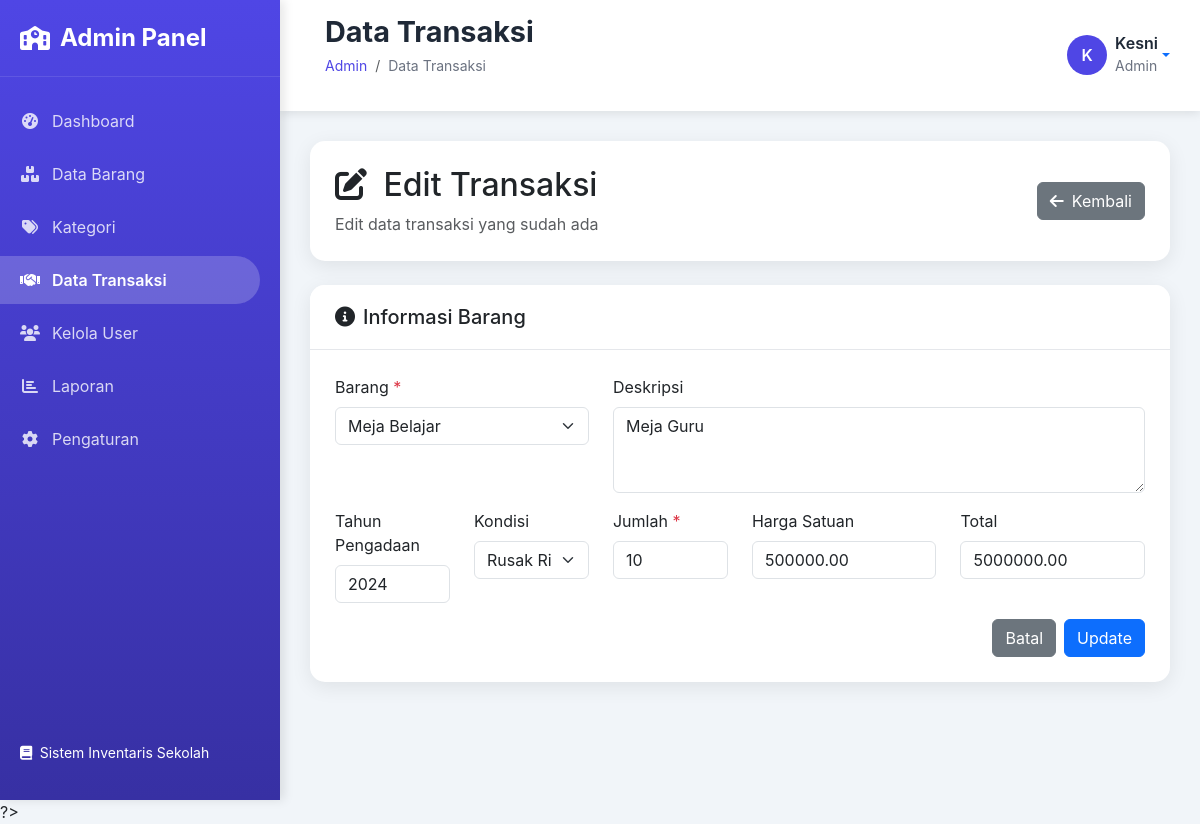
/admin/transaksi/index.php?action=edit&id=3 (signed in), run on the app's committed database.
### tables this page shows
CREATE TABLE `transaksi` (
  `id` int(11) NOT NULL,
  `barang_id` int(11) DEFAULT NULL,
  `deskripsi` longtext DEFAULT NULL,
  `kondisi` enum('baik','rusak_ringan','rusak_berat') DEFAULT 'baik',
  `jumlah` int(11) DEFAULT NULL,
  `harga_satuan` decimal(15,2) NOT NULL DEFAULT 0.00,
  `total` decimal(15,2) DEFAULT 0.00,
  `tahun_pengadaan` year(4) DEFAULT NULL,
  `created_at` timestamp NULL DEFAULT current_timestamp(),
  `updated_at` timestamp NULL DEFAULT current_timestamp() ON UPDATE current_timestamp()
);

CREATE TABLE `barang` (
  `id` int(11) NOT NULL,
  `nama_barang` varchar(200) NOT NULL,
  `deskripsi` text DEFAULT NULL,
  `kategori_id` int(11) NOT NULL,
  `foto` varchar(255) DEFAULT NULL,
  `created_at` timestamp NULL DEFAULT current_timestamp(),
  `updated_at` timestamp NULL DEFAULT current_timestamp() ON UPDATE current_timestamp()
);

### admin/transaksi/form.php (the view, shortened to what this page needs)
<?php
$page_title = isset($_GET['action']) && $_GET['action'] == 'edit' ? 'Edit Transaksi' : 'Tambah Transaksi';
require_once '../includes/header.php';
$action = $_GET['action'] ?? 'add';
$transaksi_id = $_GET['id'] ?? null;
try {
    $pdo = new PDO("mysql:host=localhost;dbname=inventaris_sekolah", "root", "");
    $pdo->setAttribute(PDO::ATTR_ERRMODE, PDO::ERRMODE_EXCEPTION);
    $barang_list = $pdo->query("SELECT id, nama_barang FROM barang ORDER BY nama_barang")->fetchAll(PDO::FETCH_ASSOC);
    $transaksi = null;
    if ($action == 'edit' && $transaksi_id) {
        $stmt = $pdo->prepare("SELECT * FROM transaksi WHERE id = ?");
        $stmt->execute([$transaksi_id]);
        $transaksi = $stmt->fetch(PDO::FETCH_ASSOC);
    }
} catch (Exception $e) {
    error_log("[admin/transaksi/form.php] DB error: " . $e->getMessage());
    $barang_list = [];
    $transaksi = null;
    $error = 'Gagal koneksi database';
}
$old = function ($key, $default = '') use ($transaksi) {
    if ($_SERVER['REQUEST_METHOD'] === 'POST') {
        return $_POST[$key] ?? $default;
    }
    if ($transaksi) {
        return $transaksi[$key] ?? $default;
    }
    return $default;
};
?>
<div class="row mb-4">
    <div class="col-12">
        <div class="card">
            <div class="card-body">
                <div class="row align-items-center">
                    <div class="col-md-8">
                        <h2 class="mb-2">
                            <i class="fas fa-<?= $action == 'edit' ? 'edit' : 'plus' ?> me-2"></i>
                            <?= $page_title ?>
                        </h2>
                        <p class="text-muted mb-0">
                            <?= $action == 'edit' ? 'Edit data transaksi yang sudah ada' : 'Tambahkan transaksi baru ke inventaris' ?>
                        </p>
                    </div>
                    <div class="col-md-4 text-md-end">
                        <a href="index.php" class="btn btn-secondary">
                            <i class="fas fa-arrow-left me-2"></i>Kembali
                        </a>
                    </div>
                </div>
            </div>
        </div>
    </div>
</div>
<div class="row">
    <div class="col-12">
        <div class="card">
            <div class="card-header">
                <h5 class="mb-0">
                    <i class="fas fa-info-circle me-2"></i>Informasi Barang
                </h5>
            </div>
            <div class="card-body">
                <form method="POST" id="transaksiForm">
                    <div class="row">
                        <div class="col-md-4 mb-3">
                            <label for="barang_id" class="form-label">Barang <span class="text-danger">*</span></label>
                            <select name="barang_id" id="barang_id" class="form-select" required>
                                <?php foreach ($barang_list as $b): ?>
                                    <option value="<?= $b['id'] ?>" <?= (string)$old('barang_id') === (string)$b['id'] ? 'selected' : '' ?>>
                                        <?= htmlspecialchars($b['nama_barang']) ?>
                                    </option>
                                <?php endforeach; ?>
                            </select>
                        </div>
                        <div class="col-md-8 mb-3">
                            <label for="deskripsi" class="form-label">Deskripsi</label>
                            <textarea name="deskripsi" id="deskripsi" class="form-control" rows="3"><?= htmlspecialchars($old('deskripsi')) ?></textarea>
                        </div>
                    </div>
                    <div class="row">
                        <div class="col-md-2 mb-3">
                            <label for="tahun_pengadaan" class="form-label">Tahun Pengadaan</label>
                            <input type="number" name="tahun_pengadaan" id="tahun_pengadaan" class="form-control" min="1900" max="<?= date('Y') ?>" value="<?= htmlspecialchars($old('tahun_pengadaan')) ?>">
                        </div>
                        <div class="col-md-2 mb-3">
                            <label for="kondisi" class="form-label">Kondisi</label>
                            <select name="kondisi" id="kondisi" class="form-select">
                                <?php $kondisi_opts = ['baik' => 'Baik', 'rusak_ringan' => 'Rusak Ringan', 'rusak_berat' => 'Rusak Berat']; ?>
                                <?php foreach ($kondisi_opts as $k => $label): ?>
                                    <option value="<?= $k ?>" <?= $old('kondisi', 'baik') === $k ? 'selected' : '' ?>><?= $label ?></option>
                                <?php endforeach; ?>
                            </select>
                        </div>
                        <div class="col-md-2 mb-3">
                            <label for="jumlah" class="form-label">Jumlah <span class="text-danger">*</span></label>
                            <input type="number" name="jumlah" id="jumlah" class="form-control" min="1" value="<?= htmlspecialchars($old('jumlah', 1)) ?>" required>
                        </div>
                        <div class="col-md-3 mb-3">
                            <label for="harga_satuan" class="form-label">Harga Satuan</label>
                            <input type="number" step="0.01" name="harga_satuan" id="harga_satuan" class="form-control" value="<?= htmlspecialchars($old('harga_satuan', '0.00')) ?>">
                        </div>
                        <div class="col-md-3 mb-3">
                            <label for="total" class="form-label">Total</label>
                            <input type="number" step="0.01" id="total" class="form-control" value="<?= htmlspecialchars($old('total', '0')) ?>" readonly>
                        </div>
                    </div>
                    <div class="d-flex justify-content-end gap-2">
                        <a href="index.php" class="btn btn-secondary">Batal</a>
                        <button type="submit" class="btn btn-primary"><?= $action == 'edit' ? 'Update' : 'Simpan' ?></button>
                    </div>
                </form>
            </div>
        </div>
    </div>
</div>
<?php require_once '../includes/footer.php'; ?>

### admin/includes/header.php (style rules this page uses)
:root { --primary-color: #4f46e5; --primary-dark: #3730a3; --secondary-color: #7c3aed; --success-color: #10b981; --warning-color: #f59e0b; --danger-color: #ef4444; --dark-color: #1f2937; --light-color: #f8fafc; --gray-color: #6b7280; --sidebar-width: 280px; --header-height: 70px; }
* { margin: 0; padding: 0; box-sizing: border-box; }
body { font-family: 'Inter', -apple-system, BlinkMacSystemFont, 'Segoe UI', Roboto, sans-serif; background: #f1f5f9; overflow-x: hidden; }
.card { border: none; border-radius: 15px; box-shadow: 0 5px 20px rgba(0, 0, 0, 0.08); transition: all 0.3s ease; }
.card-header { background: white; border-bottom: 1px solid #e5e7eb; border-radius: 15px 15px 0 0 !important; padding: 20px 25px; }
.card-body { padding: 25px; }

### data on the page
transaksi: barang_id "Meja Belajar", deskripsi "Meja Guru", tahun_pengadaan "2024", kondisi "Rusak Ringan", jumlah "10", harga_satuan "500000.00", total "5000000.00"

### other printed values
$page_title "Data Transaksi"
substr($user_name, 0, 1) "K"
$user_name "Kesni"
$user_role "Admin"
$page_title "Edit Transaksi"
